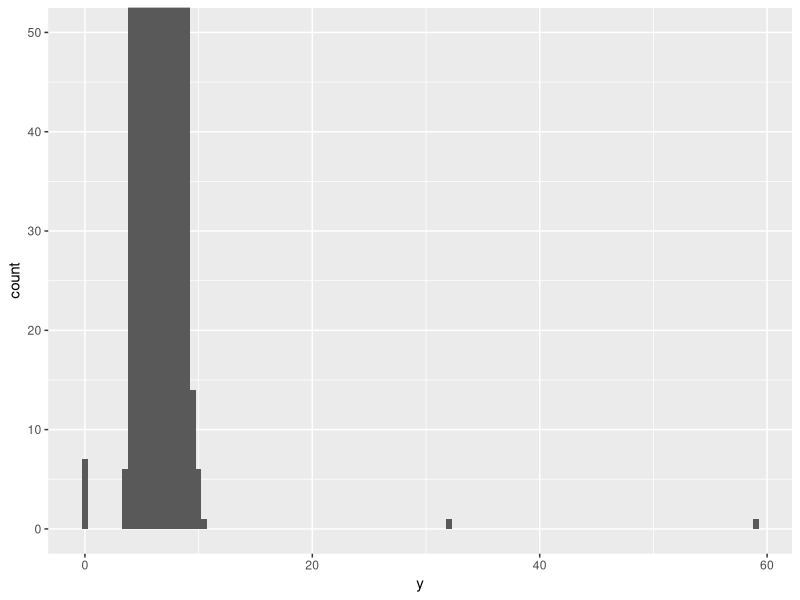

This chart was generated by the following R code:
# Exercises from the Book "R For Data Science" (Wickham, Grolemund)
# Chapter 05 - Notes 01
# #ExploratoryDataAnalysis #EDA #Variable #Value #Observation #TabularData #Variation #VisualisingDistributions
# #Subgroups #UntypicalValues #Outliers

library(tidyverse)
data(diamonds)

# EDA = Exploratory Data Analysis
# decsribed as an iterative cycle

# Includes following steps:
# 1. Generate questions about your data. 
# 2. Search for answers by visualizing, transforming, and modeling your data. 
# 3. Use what you learn to refine your questions and/or generate new questions.

# Two major types of questions (loosely said):
# 1. What type of variation occurs within my variables? 
# 2. What type of covariation occurs between my variables?

# Definitions
# A variable is a quantity, quality, or property that you can meas‐ ure.
# A value is the state of a variable when you measure it. 
#   (The value of a variable may change from measurement to measurement)
# An observation (st data point), or a case, is a set of measurements made under similar conditions
# Tabular data is a set of values, each associated with a variable and an observation.

# Variation
# Variation is the tendency of the values of a variable to change from measurement to measurement.
# Categorical variables can also vary if you measure across different subjects.
# The best way to understand that pattern is to visualize the distribution of variables’ values.

# Visualising Distributions
# How you visualise depends on whether the variable is categorical or continuous.
# Distribution of a categorical variable (finite), use a bar chart.
# Distribution of a continuous variable (infinite), use a histogram.
#   Overlay multiple histograms -> use geom_freqpoly() instead of geom_histogram().
#   Instead of displaying bars, uses lines. It is easier to understand.

# Typical Values
# To turn this information into useful questions, look for anything unexpected:
#   Which values are the most common? Why? 
#   Which values are rare? Why? 
#   Does that match your expectations? 
#   Can you see any unusual patterns? 
#   What might explain them?

# Subgroups
# In general, clusters of similar values suggest that subgroups exist in your data.
# To understand subgroups, ask:
#   How are the observations within each cluster similar to each other? 
#   How are the observations in separate clusters different from each other? 
#   How can you explain or describe the clusters? 
#   Why might the appearance of clusters be misleading?
# Many of the preceding questions will prompt you to explore a relationship between variables,

# Untypical Values
# Unusual Values Outliers are observations that are unusual; data points that don’t seem to fit the pattern. 
# Sometimes outliers are data entry errors; other times outliers suggest important new science.
# To make it easy to see the unusual values, we need to zoom in to small values of the y-axis with cord_cartesian()
# Let's look at an example: 
ggplot(diamonds) + 
  geom_histogram(mapping = aes(x = y), binwidth = 0.5) + 
  coord_cartesian(ylim = c(0, 50)) # xlim= argument also exists, if we need to zoom into the x-axis
# Lets filter the outliers to take a closer look:
unusual <-diamonds %>% filter(y < 3 | y > 20) %>% arrange(y)
# We know that diamonds can’t have a width of 0mm, so these values must be incorrect. 
# We might also suspect that meas‐ urements of 32mm and 59mm are implausible

# What to do with outliers
# If they have minimal effect on the results, 
#   and you can’t figure out why they’re there, 
#   it’s reasonable to replace them with missing values and move on.
# If they have a substantial effect on your results, 
#   you shouldn’t drop them without justification. 
#   You’ll need to figure out what caused them (e.g., a data entry error) 
#   and disclose that you removed them in your write-up.